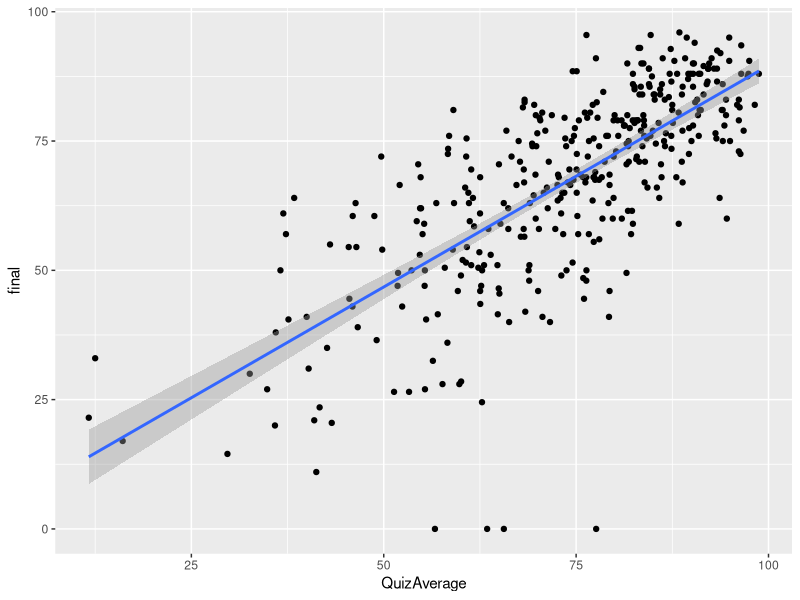

This figure's R source:
## ---- chunk 1
Grades<-read.csv("StatGrades.csv",header=TRUE)
Grades$QuizAverage<-(Grades$quiz1+Grades$quiz2+Grades$quiz3+Grades$quiz4)/4
head(Grades)
## ---- chunk 2
slr.fit<-lm(final~QuizAverage,data=Grades)
summary(slr.fit)
## ---- chunk 3
library(ggplot2)
ggplot(Grades,aes(QuizAverage,final))+geom_point()+geom_smooth(method=lm)
## ---- chunk 4
grade.coef=summary(slr.fit)$coef
grade.coef[1,1]
## ---- chunk 5
predict(slr.fit, newdata = data.frame(QuizAverage=60))
## ---- chunk 6
confint(slr.fit, 'QuizAverage', level=0.9)
## ---- chunk 7
predict(slr.fit,newdata = data.frame(QuizAverage=85), interval = 'confidence', level=0.9)
## ---- chunk 8
predict(slr.fit,newdata = data.frame(QuizAverage=85), interval = 'prediction', level=0.9)
## ---- chunk 9
grade.anova=anova(slr.fit)
grade.anova
## ---- chunk 10
pf(grade.anova[1,4],df1=1,df2=380,lower.tail = FALSE)
## ---- chunk 11
summary(slr.fit)$r.square
## ---- chunk 12
sqrt(summary(slr.fit)$r.square)
